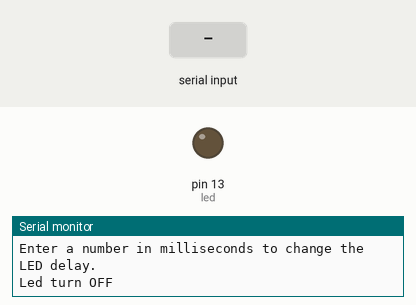
Bench run of a program on a simulated Arduino Mega 2560, built with avr-gcc and run on an emulated ATmega2560. Parts: output pins drawn as LEDs (lit = HIGH), the last lines printed to the serial monitor. Dashed ring = blinking. The inputs (shaded band) are chosen by the test bench.

Above: at 3.9 s.
4.0 s: "90,45\n" received over Serial
7.0 s: "30,150\n" received over Serial
At 7.9 s:
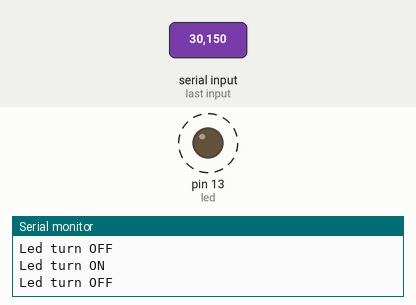
Timing chart, 0 to 16.0 s (numbered marks = the images above; inputs shaded):
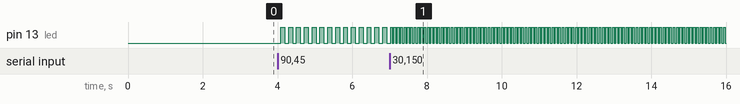

Measured:
- after the input at 7.0 s, pin 13 (led): alternates HIGH for 0.04 s and LOW for 0.04 s, starting after 0.07 s
- by itself, pin 13 (led): alternates HIGH for 0.10 s and LOW for 0.10 s

The program:

main.cpp
```cpp
#include <Arduino.h>
#include <Arduino_FreeRTOS.h>
#include <stdlib.h>

static int rate = 1000;
static const int led = LED_BUILTIN;
static const uint8_t buf_len = 20;

void readSerial(void *parameters) {

  char c;
  char buf[buf_len];
  uint8_t idx = 0;

  // Clear whole buffer
  memset(buf, 0, buf_len);

  // Loop forever
  while (1) {

    // Read characters from serial
    if (Serial.available() > 0) {
      c = Serial.read();

      // Update delay variable and reset buffer if we get a newline character
      if (c == '\n') {
        rate = atoi(buf);
        Serial.print("Updated LED delay to: ");
        Serial.println(rate);
        memset(buf, 0, buf_len);
        idx = 0;
      } else {

        // Only append if index is not over message limit
        if (idx < buf_len - 1) {
          buf[idx] = c;
          idx++;
        }
      }
    }
  }
}

void settingLedRate(void * id){

    while(1){
      digitalWrite(led, LOW);
      Serial.println("Led turn OFF");
      vTaskDelay(rate/portTICK_PERIOD_MS);
      digitalWrite(led, HIGH);
      Serial.println("Led turn ON");
      vTaskDelay(rate/portTICK_PERIOD_MS);

    }
}

void setup() {
  // put your setup code here, to run once:
  Serial.begin(9600);
  pinMode(led, OUTPUT);
  delay(3000);
  Serial.println("Multi-task LED Demo");
  Serial.println("Enter a number in milliseconds to change the LED delay.");
  Serial.flush();

  xTaskCreate(settingLedRate, "Setting the rate for LED", 1024, NULL, 1, NULL);
  xTaskCreate(readSerial, "Getting input From User", 1024, NULL, 1, NULL);
  vTaskStartScheduler();
}

void loop() {
  // put your main code here, to run repeatedly:

}
```
